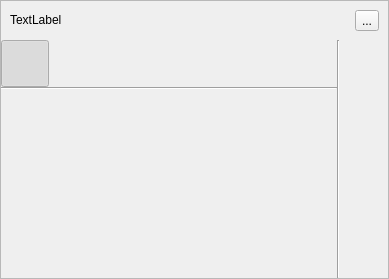
<?xml version="1.0" encoding="UTF-8"?>
<ui version="4.0">
 <class>TownInfo</class>
 <widget class="QFrame" name="TownInfo">
  <property name="geometry">
   <rect>
    <x>0</x>
    <y>0</y>
    <width>383</width>
    <height>271</height>
   </rect>
  </property>
  <property name="sizePolicy">
   <sizepolicy hsizetype="Minimum" vsizetype="Minimum">
    <horstretch>0</horstretch>
    <verstretch>0</verstretch>
   </sizepolicy>
  </property>
  <property name="windowTitle">
   <string>Frame</string>
  </property>
  <property name="frameShape">
   <enum>QFrame::StyledPanel</enum>
  </property>
  <property name="frameShadow">
   <enum>QFrame::Raised</enum>
  </property>
  <layout class="QVBoxLayout" name="verticalLayout">
   <property name="spacing">
    <number>0</number>
   </property>
   <property name="margin">
    <number>0</number>
   </property>
   <item>
    <layout class="QHBoxLayout" name="horizontalLayout">
     <property name="margin">
      <number>9</number>
     </property>
     <item>
      <widget class="QLabel" name="_town">
       <property name="sizePolicy">
        <sizepolicy hsizetype="Preferred" vsizetype="Fixed">
         <horstretch>0</horstretch>
         <verstretch>0</verstretch>
        </sizepolicy>
       </property>
       <property name="text">
        <string>TextLabel</string>
       </property>
      </widget>
     </item>
     <item>
      <widget class="QToolButton" name="_goto">
       <property name="text">
        <string>...</string>
       </property>
       <property name="icon">
        <iconset resource="grepotool.qrc">
         <normaloff>:/icons/town_goto.ico</normaloff>:/icons/town_goto.ico</iconset>
       </property>
      </widget>
     </item>
    </layout>
   </item>
   <item>
    <layout class="QGridLayout" name="gridLayout">
     <property name="spacing">
      <number>0</number>
     </property>
     <item row="2" column="0">
      <widget class="QToolButton" name="_slow">
       <property name="text">
        <string/>
       </property>
       <property name="icon">
        <iconset resource="grepotool.qrc">
         <normaloff>:/icons/big_transporter.png</normaloff>:/icons/big_transporter.png</iconset>
       </property>
       <property name="iconSize">
        <size>
         <width>40</width>
         <height>40</height>
        </size>
       </property>
       <property name="checkable">
        <bool>false</bool>
       </property>
       <property name="autoRaise">
        <bool>true</bool>
       </property>
      </widget>
     </item>
     <item row="2" column="1">
      <widget class="QToolButton" name="_biri">
       <property name="text">
        <string/>
       </property>
       <property name="icon">
        <iconset resource="grepotool.qrc">
         <normaloff>:/icons/bireme.png</normaloff>:/icons/bireme.png</iconset>
       </property>
       <property name="iconSize">
        <size>
         <width>40</width>
         <height>40</height>
        </size>
       </property>
       <property name="checkable">
        <bool>false</bool>
       </property>
       <property name="autoRaise">
        <bool>true</bool>
       </property>
      </widget>
     </item>
     <item row="2" column="2">
      <widget class="QToolButton" name="_fire">
       <property name="text">
        <string/>
       </property>
       <property name="icon">
        <iconset resource="grepotool.qrc">
         <normaloff>:/icons/attack_ship.png</normaloff>:/icons/attack_ship.png</iconset>
       </property>
       <property name="iconSize">
        <size>
         <width>40</width>
         <height>40</height>
        </size>
       </property>
       <property name="checkable">
        <bool>false</bool>
       </property>
       <property name="autoRaise">
        <bool>true</bool>
       </property>
      </widget>
     </item>
     <item row="2" column="3">
      <widget class="QToolButton" name="_brander">
       <property name="text">
        <string/>
       </property>
       <property name="icon">
        <iconset resource="grepotool.qrc">
         <normaloff>:/icons/demolition_ship.png</normaloff>:/icons/demolition_ship.png</iconset>
       </property>
       <property name="iconSize">
        <size>
         <width>40</width>
         <height>40</height>
        </size>
       </property>
       <property name="checkable">
        <bool>false</bool>
       </property>
       <property name="autoRaise">
        <bool>true</bool>
       </property>
      </widget>
     </item>
     <item row="2" column="4">
      <widget class="QToolButton" name="_fast">
       <property name="text">
        <string/>
       </property>
       <property name="icon">
        <iconset resource="grepotool.qrc">
         <normaloff>:/icons/small_transporter.png</normaloff>:/icons/small_transporter.png</iconset>
       </property>
       <property name="iconSize">
        <size>
         <width>40</width>
         <height>40</height>
        </size>
       </property>
       <property name="checkable">
        <bool>false</bool>
       </property>
       <property name="autoRaise">
        <bool>true</bool>
       </property>
      </widget>
     </item>
     <item row="2" column="5">
      <widget class="QToolButton" name="_trireme">
       <property name="text">
        <string/>
       </property>
       <property name="icon">
        <iconset resource="grepotool.qrc">
         <normaloff>:/icons/trireme.png</normaloff>:/icons/trireme.png</iconset>
       </property>
       <property name="iconSize">
        <size>
         <width>40</width>
         <height>40</height>
        </size>
       </property>
       <property name="checkable">
        <bool>false</bool>
       </property>
       <property name="autoRaise">
        <bool>true</bool>
       </property>
      </widget>
     </item>
     <item row="2" column="6">
      <widget class="QToolButton" name="_kolo">
       <property name="text">
        <string/>
       </property>
       <property name="icon">
        <iconset resource="grepotool.qrc">
         <normaloff>:/icons/colonize_ship.png</normaloff>:/icons/colonize_ship.png</iconset>
       </property>
       <property name="iconSize">
        <size>
         <width>40</width>
         <height>40</height>
        </size>
       </property>
       <property name="checkable">
        <bool>false</bool>
       </property>
       <property name="autoRaise">
        <bool>true</bool>
       </property>
      </widget>
     </item>
     <item row="3" column="0">
      <widget class="QToolButton" name="_sword">
       <property name="text">
        <string/>
       </property>
       <property name="icon">
        <iconset resource="grepotool.qrc">
         <normaloff>:/icons/sword.png</normaloff>:/icons/sword.png</iconset>
       </property>
       <property name="iconSize">
        <size>
         <width>40</width>
         <height>40</height>
        </size>
       </property>
       <property name="checkable">
        <bool>false</bool>
       </property>
       <property name="autoRaise">
        <bool>true</bool>
       </property>
      </widget>
     </item>
     <item row="3" column="1">
      <widget class="QToolButton" name="_slinger">
       <property name="text">
        <string/>
       </property>
       <property name="icon">
        <iconset resource="grepotool.qrc">
         <normaloff>:/icons/slinger.png</normaloff>:/icons/slinger.png</iconset>
       </property>
       <property name="iconSize">
        <size>
         <width>40</width>
         <height>40</height>
        </size>
       </property>
       <property name="checkable">
        <bool>false</bool>
       </property>
       <property name="autoRaise">
        <bool>true</bool>
       </property>
      </widget>
     </item>
     <item row="3" column="2">
      <widget class="QToolButton" name="_archer">
       <property name="text">
        <string/>
       </property>
       <property name="icon">
        <iconset resource="grepotool.qrc">
         <normaloff>:/icons/archer.png</normaloff>:/icons/archer.png</iconset>
       </property>
       <property name="iconSize">
        <size>
         <width>40</width>
         <height>40</height>
        </size>
       </property>
       <property name="checkable">
        <bool>false</bool>
       </property>
       <property name="autoRaise">
        <bool>true</bool>
       </property>
      </widget>
     </item>
     <item row="3" column="3">
      <widget class="QToolButton" name="_hoplite">
       <property name="text">
        <string/>
       </property>
       <property name="icon">
        <iconset resource="grepotool.qrc">
         <normaloff>:/icons/hoplite.png</normaloff>:/icons/hoplite.png</iconset>
       </property>
       <property name="iconSize">
        <size>
         <width>40</width>
         <height>40</height>
        </size>
       </property>
       <property name="checkable">
        <bool>false</bool>
       </property>
       <property name="autoRaise">
        <bool>true</bool>
       </property>
      </widget>
     </item>
     <item row="3" column="4">
      <widget class="QToolButton" name="_rider">
       <property name="text">
        <string/>
       </property>
       <property name="icon">
        <iconset resource="grepotool.qrc">
         <normaloff>:/icons/rider.png</normaloff>:/icons/rider.png</iconset>
       </property>
       <property name="iconSize">
        <size>
         <width>40</width>
         <height>40</height>
        </size>
       </property>
       <property name="checkable">
        <bool>false</bool>
       </property>
       <property name="autoRaise">
        <bool>true</bool>
       </property>
      </widget>
     </item>
     <item row="3" column="5">
      <widget class="QToolButton" name="_chariot">
       <property name="text">
        <string/>
       </property>
       <property name="icon">
        <iconset resource="grepotool.qrc">
         <normaloff>:/icons/chariot.png</normaloff>:/icons/chariot.png</iconset>
       </property>
       <property name="iconSize">
        <size>
         <width>40</width>
         <height>40</height>
        </size>
       </property>
       <property name="checkable">
        <bool>false</bool>
       </property>
       <property name="autoRaise">
        <bool>true</bool>
       </property>
      </widget>
     </item>
     <item row="3" column="6">
      <widget class="QToolButton" name="_catapult">
       <property name="text">
        <string/>
       </property>
       <property name="icon">
        <iconset resource="grepotool.qrc">
         <normaloff>:/icons/catapult.png</normaloff>:/icons/catapult.png</iconset>
       </property>
       <property name="iconSize">
        <size>
         <width>40</width>
         <height>40</height>
        </size>
       </property>
       <property name="checkable">
        <bool>false</bool>
       </property>
       <property name="autoRaise">
        <bool>true</bool>
       </property>
      </widget>
     </item>
     <item row="0" column="0">
      <widget class="QToolButton" name="_any">
       <property name="text">
        <string/>
       </property>
       <property name="icon">
        <iconset resource="grepotool.qrc">
         <normaloff>:/icons/anygod.png</normaloff>:/icons/anygod.png</iconset>
       </property>
       <property name="iconSize">
        <size>
         <width>40</width>
         <height>40</height>
        </size>
       </property>
       <property name="checkable">
        <bool>true</bool>
       </property>
       <property name="checked">
        <bool>true</bool>
       </property>
       <property name="autoRaise">
        <bool>true</bool>
       </property>
       <attribute name="buttonGroup">
        <string>_gods</string>
       </attribute>
      </widget>
     </item>
     <item row="0" column="1">
      <widget class="QToolButton" name="_zeus">
       <property name="text">
        <string/>
       </property>
       <property name="icon">
        <iconset resource="grepotool.qrc">
         <normaloff>:/icons/zeus.png</normaloff>:/icons/zeus.png</iconset>
       </property>
       <property name="iconSize">
        <size>
         <width>40</width>
         <height>40</height>
        </size>
       </property>
       <property name="checkable">
        <bool>true</bool>
       </property>
       <property name="autoRaise">
        <bool>true</bool>
       </property>
       <attribute name="buttonGroup">
        <string>_gods</string>
       </attribute>
      </widget>
     </item>
     <item row="0" column="2">
      <widget class="QToolButton" name="_hera">
       <property name="text">
        <string/>
       </property>
       <property name="icon">
        <iconset resource="grepotool.qrc">
         <normaloff>:/icons/hera.png</normaloff>:/icons/hera.png</iconset>
       </property>
       <property name="iconSize">
        <size>
         <width>40</width>
         <height>40</height>
        </size>
       </property>
       <property name="checkable">
        <bool>true</bool>
       </property>
       <property name="autoRaise">
        <bool>true</bool>
       </property>
       <attribute name="buttonGroup">
        <string>_gods</string>
       </attribute>
      </widget>
     </item>
     <item row="0" column="3">
      <widget class="QToolButton" name="_poseidon">
       <property name="text">
        <string/>
       </property>
       <property name="icon">
        <iconset resource="grepotool.qrc">
         <normaloff>:/icons/poseidon.png</normaloff>:/icons/poseidon.png</iconset>
       </property>
       <property name="iconSize">
        <size>
         <width>40</width>
         <height>40</height>
        </size>
       </property>
       <property name="checkable">
        <bool>true</bool>
       </property>
       <property name="autoRaise">
        <bool>true</bool>
       </property>
       <attribute name="buttonGroup">
        <string>_gods</string>
       </attribute>
      </widget>
     </item>
     <item row="0" column="4">
      <widget class="QToolButton" name="_athene">
       <property name="text">
        <string/>
       </property>
       <property name="icon">
        <iconset resource="grepotool.qrc">
         <normaloff>:/icons/athena.png</normaloff>:/icons/athena.png</iconset>
       </property>
       <property name="iconSize">
        <size>
         <width>40</width>
         <height>40</height>
        </size>
       </property>
       <property name="checkable">
        <bool>true</bool>
       </property>
       <property name="autoRaise">
        <bool>true</bool>
       </property>
       <attribute name="buttonGroup">
        <string>_gods</string>
       </attribute>
      </widget>
     </item>
     <item row="0" column="5">
      <widget class="QToolButton" name="_hades">
       <property name="text">
        <string/>
       </property>
       <property name="icon">
        <iconset resource="grepotool.qrc">
         <normaloff>:/icons/hades.png</normaloff>:/icons/hades.png</iconset>
       </property>
       <property name="iconSize">
        <size>
         <width>40</width>
         <height>40</height>
        </size>
       </property>
       <property name="checkable">
        <bool>true</bool>
       </property>
       <property name="autoRaise">
        <bool>true</bool>
       </property>
       <attribute name="buttonGroup">
        <string>_gods</string>
       </attribute>
      </widget>
     </item>
     <item row="0" column="6">
      <widget class="QToolButton" name="_artemis">
       <property name="text">
        <string/>
       </property>
       <property name="icon">
        <iconset resource="grepotool.qrc">
         <normaloff>:/icons/artemis.png</normaloff>:/icons/artemis.png</iconset>
       </property>
       <property name="iconSize">
        <size>
         <width>40</width>
         <height>40</height>
        </size>
       </property>
       <property name="checkable">
        <bool>true</bool>
       </property>
       <property name="autoRaise">
        <bool>true</bool>
       </property>
       <attribute name="buttonGroup">
        <string>_gods</string>
       </attribute>
      </widget>
     </item>
     <item row="2" column="8">
      <widget class="QToolButton" name="_meteorology">
       <property name="text">
        <string/>
       </property>
       <property name="icon">
        <iconset resource="grepotool.qrc">
         <normaloff>:/icons/meteorology.png</normaloff>:/icons/meteorology.png</iconset>
       </property>
       <property name="iconSize">
        <size>
         <width>40</width>
         <height>40</height>
        </size>
       </property>
       <property name="checkable">
        <bool>true</bool>
       </property>
       <property name="autoRaise">
        <bool>true</bool>
       </property>
       <attribute name="buttonGroup">
        <string>_specials</string>
       </attribute>
      </widget>
     </item>
     <item row="3" column="8">
      <widget class="QToolButton" name="_cartography">
       <property name="text">
        <string/>
       </property>
       <property name="icon">
        <iconset resource="grepotool.qrc">
         <normaloff>:/icons/cartography.png</normaloff>:/icons/cartography.png</iconset>
       </property>
       <property name="iconSize">
        <size>
         <width>40</width>
         <height>40</height>
        </size>
       </property>
       <property name="checkable">
        <bool>true</bool>
       </property>
       <property name="autoRaise">
        <bool>true</bool>
       </property>
       <attribute name="buttonGroup">
        <string>_specials</string>
       </attribute>
      </widget>
     </item>
     <item row="4" column="8">
      <widget class="QToolButton" name="_movement_boost">
       <property name="text">
        <string/>
       </property>
       <property name="icon">
        <iconset resource="grepotool.qrc">
         <normaloff>:/icons/movement_boost.gif</normaloff>:/icons/movement_boost.gif</iconset>
       </property>
       <property name="iconSize">
        <size>
         <width>40</width>
         <height>40</height>
        </size>
       </property>
       <property name="checkable">
        <bool>true</bool>
       </property>
       <property name="autoRaise">
        <bool>true</bool>
       </property>
       <attribute name="buttonGroup">
        <string>_specials</string>
       </attribute>
      </widget>
     </item>
     <item row="5" column="8">
      <widget class="QToolButton" name="_lighthouse">
       <property name="text">
        <string/>
       </property>
       <property name="icon">
        <iconset resource="grepotool.qrc">
         <normaloff>:/icons/lighthouse.png</normaloff>:/icons/lighthouse.png</iconset>
       </property>
       <property name="iconSize">
        <size>
         <width>40</width>
         <height>40</height>
        </size>
       </property>
       <property name="checkable">
        <bool>true</bool>
       </property>
       <property name="autoRaise">
        <bool>true</bool>
       </property>
       <attribute name="buttonGroup">
        <string>_specials</string>
       </attribute>
      </widget>
     </item>
     <item row="1" column="0" colspan="7">
      <widget class="Line" name="line">
       <property name="orientation">
        <enum>Qt::Horizontal</enum>
       </property>
      </widget>
     </item>
     <item row="0" column="7" rowspan="6">
      <widget class="Line" name="line_2">
       <property name="orientation">
        <enum>Qt::Vertical</enum>
       </property>
      </widget>
     </item>
     <item row="4" column="0">
      <widget class="QToolButton" name="_godsent">
       <property name="text">
        <string/>
       </property>
       <property name="icon">
        <iconset resource="grepotool.qrc">
         <normaloff>:/icons/godsent.png</normaloff>:/icons/godsent.png</iconset>
       </property>
       <property name="iconSize">
        <size>
         <width>40</width>
         <height>40</height>
        </size>
       </property>
       <property name="checkable">
        <bool>false</bool>
       </property>
       <property name="autoRaise">
        <bool>true</bool>
       </property>
      </widget>
     </item>
     <item row="5" column="6">
      <widget class="QToolButton" name="_griffin">
       <property name="text">
        <string/>
       </property>
       <property name="icon">
        <iconset resource="grepotool.qrc">
         <normaloff>:/icons/griffin.png</normaloff>:/icons/griffin.png</iconset>
       </property>
       <property name="iconSize">
        <size>
         <width>40</width>
         <height>40</height>
        </size>
       </property>
       <property name="checkable">
        <bool>false</bool>
       </property>
       <property name="autoRaise">
        <bool>true</bool>
       </property>
      </widget>
     </item>
     <item row="5" column="1">
      <widget class="QToolButton" name="_manti">
       <property name="text">
        <string/>
       </property>
       <property name="icon">
        <iconset resource="grepotool.qrc">
         <normaloff>:/icons/manticore.png</normaloff>:/icons/manticore.png</iconset>
       </property>
       <property name="iconSize">
        <size>
         <width>40</width>
         <height>40</height>
        </size>
       </property>
       <property name="checkable">
        <bool>false</bool>
       </property>
       <property name="autoRaise">
        <bool>true</bool>
       </property>
      </widget>
     </item>
     <item row="4" column="6">
      <widget class="QToolButton" name="_boar">
       <property name="text">
        <string/>
       </property>
       <property name="icon">
        <iconset resource="grepotool.qrc">
         <normaloff>:/icons/calydonian_boar.png</normaloff>:/icons/calydonian_boar.png</iconset>
       </property>
       <property name="iconSize">
        <size>
         <width>40</width>
         <height>40</height>
        </size>
       </property>
       <property name="checkable">
        <bool>false</bool>
       </property>
       <property name="autoRaise">
        <bool>true</bool>
       </property>
      </widget>
     </item>
     <item row="4" column="2">
      <widget class="QToolButton" name="_medusa">
       <property name="text">
        <string/>
       </property>
       <property name="icon">
        <iconset resource="grepotool.qrc">
         <normaloff>:/icons/medusa.png</normaloff>:/icons/medusa.png</iconset>
       </property>
       <property name="iconSize">
        <size>
         <width>40</width>
         <height>40</height>
        </size>
       </property>
       <property name="checkable">
        <bool>false</bool>
       </property>
       <property name="autoRaise">
        <bool>true</bool>
       </property>
      </widget>
     </item>
     <item row="4" column="1">
      <widget class="QToolButton" name="_minotaur">
       <property name="text">
        <string/>
       </property>
       <property name="icon">
        <iconset resource="grepotool.qrc">
         <normaloff>:/icons/minotaur.png</normaloff>:/icons/minotaur.png</iconset>
       </property>
       <property name="iconSize">
        <size>
         <width>40</width>
         <height>40</height>
        </size>
       </property>
       <property name="checkable">
        <bool>false</bool>
       </property>
       <property name="autoRaise">
        <bool>true</bool>
       </property>
      </widget>
     </item>
     <item row="4" column="3">
      <widget class="QToolButton" name="_zyklop">
       <property name="text">
        <string/>
       </property>
       <property name="icon">
        <iconset resource="grepotool.qrc">
         <normaloff>:/icons/zyklop.png</normaloff>:/icons/zyklop.png</iconset>
       </property>
       <property name="iconSize">
        <size>
         <width>40</width>
         <height>40</height>
        </size>
       </property>
       <property name="checkable">
        <bool>false</bool>
       </property>
       <property name="autoRaise">
        <bool>true</bool>
       </property>
      </widget>
     </item>
     <item row="5" column="3">
      <widget class="QToolButton" name="_hydra">
       <property name="text">
        <string/>
       </property>
       <property name="icon">
        <iconset resource="grepotool.qrc">
         <normaloff>:/icons/hydra.png</normaloff>:/icons/hydra.png</iconset>
       </property>
       <property name="iconSize">
        <size>
         <width>40</width>
         <height>40</height>
        </size>
       </property>
       <property name="checkable">
        <bool>false</bool>
       </property>
       <property name="autoRaise">
        <bool>true</bool>
       </property>
      </widget>
     </item>
     <item row="5" column="2">
      <widget class="QToolButton" name="_harpy">
       <property name="text">
        <string/>
       </property>
       <property name="icon">
        <iconset resource="grepotool.qrc">
         <normaloff>:/icons/harpy.png</normaloff>:/icons/harpy.png</iconset>
       </property>
       <property name="iconSize">
        <size>
         <width>40</width>
         <height>40</height>
        </size>
       </property>
       <property name="checkable">
        <bool>false</bool>
       </property>
       <property name="autoRaise">
        <bool>true</bool>
       </property>
      </widget>
     </item>
     <item row="4" column="5">
      <widget class="QToolButton" name="_cerberus">
       <property name="text">
        <string/>
       </property>
       <property name="icon">
        <iconset resource="grepotool.qrc">
         <normaloff>:/icons/cerberus.png</normaloff>:/icons/cerberus.png</iconset>
       </property>
       <property name="iconSize">
        <size>
         <width>40</width>
         <height>40</height>
        </size>
       </property>
       <property name="checkable">
        <bool>false</bool>
       </property>
       <property name="autoRaise">
        <bool>true</bool>
       </property>
      </widget>
     </item>
     <item row="4" column="4">
      <widget class="QToolButton" name="_centaur">
       <property name="text">
        <string/>
       </property>
       <property name="icon">
        <iconset resource="grepotool.qrc">
         <normaloff>:/icons/centaur.png</normaloff>:/icons/centaur.png</iconset>
       </property>
       <property name="iconSize">
        <size>
         <width>40</width>
         <height>40</height>
        </size>
       </property>
       <property name="checkable">
        <bool>false</bool>
       </property>
       <property name="autoRaise">
        <bool>true</bool>
       </property>
      </widget>
     </item>
     <item row="5" column="4">
      <widget class="QToolButton" name="_pega">
       <property name="text">
        <string/>
       </property>
       <property name="icon">
        <iconset resource="grepotool.qrc">
         <normaloff>:/icons/pegasus.png</normaloff>:/icons/pegasus.png</iconset>
       </property>
       <property name="iconSize">
        <size>
         <width>40</width>
         <height>40</height>
        </size>
       </property>
       <property name="checkable">
        <bool>false</bool>
       </property>
       <property name="autoRaise">
        <bool>true</bool>
       </property>
      </widget>
     </item>
     <item row="5" column="5">
      <widget class="QToolButton" name="_fury">
       <property name="text">
        <string/>
       </property>
       <property name="icon">
        <iconset resource="grepotool.qrc">
         <normaloff>:/icons/fury.png</normaloff>:/icons/fury.png</iconset>
       </property>
       <property name="iconSize">
        <size>
         <width>40</width>
         <height>40</height>
        </size>
       </property>
       <property name="checkable">
        <bool>false</bool>
       </property>
       <property name="autoRaise">
        <bool>true</bool>
       </property>
      </widget>
     </item>
     <item row="0" column="8">
      <widget class="QToolButton" name="_atlanta">
       <property name="enabled">
        <bool>false</bool>
       </property>
       <property name="toolTip">
        <string>Atlanta</string>
       </property>
       <property name="text">
        <string/>
       </property>
       <property name="icon">
        <iconset resource="grepotool.qrc">
         <normaloff>:/icons/atlanta.png</normaloff>:/icons/atlanta.png</iconset>
       </property>
       <property name="iconSize">
        <size>
         <width>40</width>
         <height>40</height>
        </size>
       </property>
       <property name="checkable">
        <bool>true</bool>
       </property>
       <property name="autoRaise">
        <bool>true</bool>
       </property>
      </widget>
     </item>
    </layout>
   </item>
   <item>
    <spacer name="verticalSpacer">
     <property name="orientation">
      <enum>Qt::Vertical</enum>
     </property>
     <property name="sizeHint" stdset="0">
      <size>
       <width>20</width>
       <height>0</height>
      </size>
     </property>
    </spacer>
   </item>
  </layout>
 </widget>
 <resources>
  <include location="grepotool.qrc"/>
 </resources>
 <connections/>
 <buttongroups>
  <buttongroup name="_specials">
   <property name="exclusive">
    <bool>false</bool>
   </property>
  </buttongroup>
  <buttongroup name="_gods"/>
 </buttongroups>
</ui>
